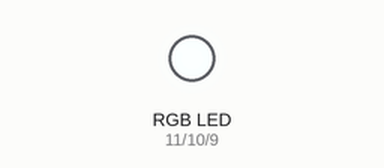
Recording of a sketch running on a simulated Arduino Uno, built with avr-gcc and run on an emulated ATmega328P. Parts: an RGB LED mixed from three pins (HIGH = lit). Random numbers use the default seed unless the sketch sets one.

Above: at 0.15 s.
At 3.81 s:
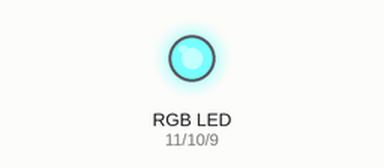
At 9.61 s:
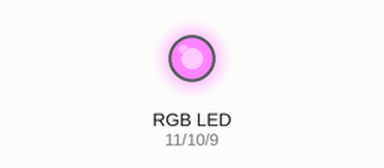
At 19.34 s:
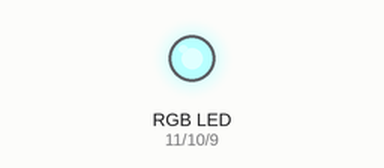
At 30.54 s:
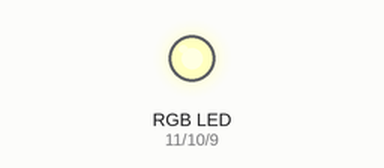
At 39.66 s:
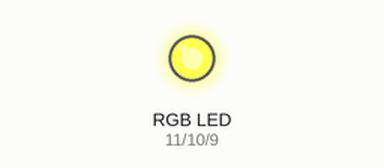
Timing chart, 0 to 40.0 s (numbered marks = the images above):
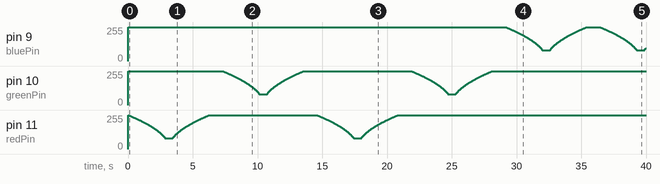

The sketch:

zad3.ino
```cpp
int randPin;
int redPin = 11;
int greenPin = 10;
int bluePin = 9;
int i = 0;
int d = 0;
int breathe_speed= 10;

void setup()
{
  pinMode(redPin, OUTPUT);
  pinMode(greenPin, OUTPUT);
  pinMode(bluePin, OUTPUT);

  // We're using a Common Anode RGB LED, colour values are reversed (255 is no light, 0 is full light)
  analogWrite(greenPin, 255);
  analogWrite(bluePin, 255);
  analogWrite(redPin, 255);

  // Seeding RNG and picking first colour
  randomSeed(analogRead(0));
  randPin = random(9, 12);
}

void loop()
{
  for(i = 255; i >=0; i--){
    analogWrite(randPin, i);
    d  = i/breathe_speed;
    delay(d);
  }
   for(i = 0 ; i <= 255; i++){
    analogWrite(randPin, i);
    d  = i/breathe_speed;
    delay(d);
  }
  randPin = random(9, 12);
  delay(970);
}
```
